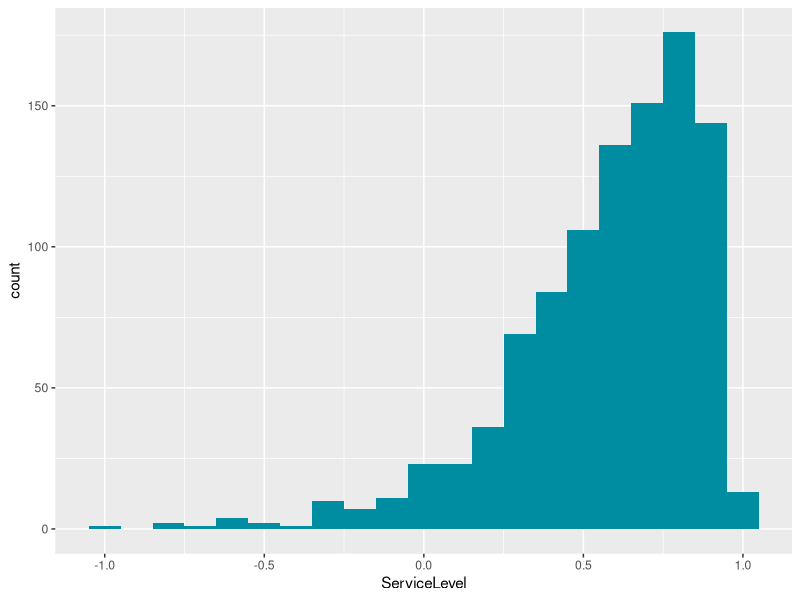
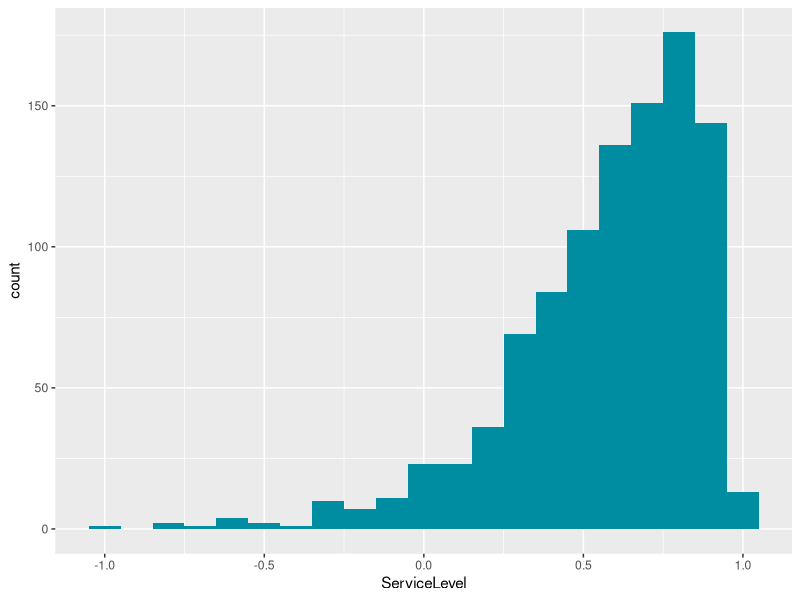

Write the R code that produced these figures, in order.
## Call centre modelling using the Erlang C formula
## The Devil is in the Data
## http://lucidmanager.org/call-centre-planning/

## Atribution
## Erlang algorithm derived from https://en.wikipedia.org/wiki/Erlang_(unit)
## Service level formula derived from callcentrehelper.com
## https://callcentrehelper.com/erlang-c-formula-example-121281.htm
## Concept for code structure derived from Patrick Hubers
## https://github.com/phubers/erlang

intensity <- function(rate, duration, interval = 60) {
    (rate / (60 * interval)) * duration
}

erlang_c <- function(agents, rate, duration, interval = 60) {
    int <- intensity(rate, duration, interval)
    erlang_b_inv <- 1
    for (i in 1:agents) {
        erlang_b_inv <- 1 + erlang_b_inv * i / int
    }
    erlang_b <- 1 / erlang_b_inv
    agents * erlang_b / (agents - int * (1 - erlang_b))
}

service_level <- function(agents, rate, duration, target, interval = 60) {
    pw <- erlang_c(agents, rate, duration, interval)
    int <- intensity(rate, duration, interval)
    1 - (pw * exp(-(agents - int) * (target / duration)))
}

resource <- function(rate, duration, target, gos_target, interval = 60) {
    agents <-round(intensity(rate, duration, interval) + 1)
    gos <- service_level(agents, rate, duration, target, interval)
    while (gos < gos_target * (gos_target > 1) / 100) {
        agents <- agents + 1
        gos <- service_level(agents, rate, duration, target, interval)
    }
    return(c(agents, gos))
}

resource(100, 180, 20, 90, 30)

## Monte Carlo Simulation
library(tidyverse)

intensity_mc <- function(rate_m, rate_sd, duration_m, duration_sd, interval = 60, sims = 1000) {
    (rnorm(sims, rate_m, rate_sd) / (60 * interval)) * rnorm(sims, duration_m, duration_sd)
}

intensity_mc(100, 10, 180, 20, interval = 30) %>%
    summary

erlang_c_mc <- function(agents, rate_m, rate_sd, duration_m, duration_sd, interval = 60) {
    int <- intensity_mc(rate_m, rate_sd, duration_m, duration_sd, interval)
    erlang_b_inv <- 1
    for (i in 1:agents) {
        erlang_b_inv <- 1 + erlang_b_inv * i / int
    }
    erlang_b <- 1 / erlang_b_inv
    agents * erlang_b / (agents - int * (1 - erlang_b))
}

service_level_mc <- function(agents, rate_m, rate_sd, duration_m, duration_sd, target, interval = 60, sims = 1000) {
    pw <- erlang_c_mc(agents, rate_m, rate_sd, duration_m, duration_sd, interval)
    int <- intensity_mc(rate_m, rate_sd, duration_m, duration_sd, interval, sims)
    1 - (pw * exp(-(agents - int) * (target / rnorm(sims, duration_m, duration_sd))))
}

data_frame(ServiceLevel = service_level_mc(agents = 12,
                                           rate_m = 100,
                                           rate_sd = 10,
                                           duration_m = 180,
                                           duration_sd = 20,
                                           target = 20,
                                           interval = 30,
                                           sims = 1000)) %>%
    ggplot(aes(ServiceLevel)) +
        geom_histogram(binwidth = 0.1, fill = "#008da1")
ggsave("service_levels.png", dpi = 300)

service_level_mc(15, 100, 10, 180, 20, 20, 30, sims = 1000) %>%
    quantile(c(.05, .5, .95))
